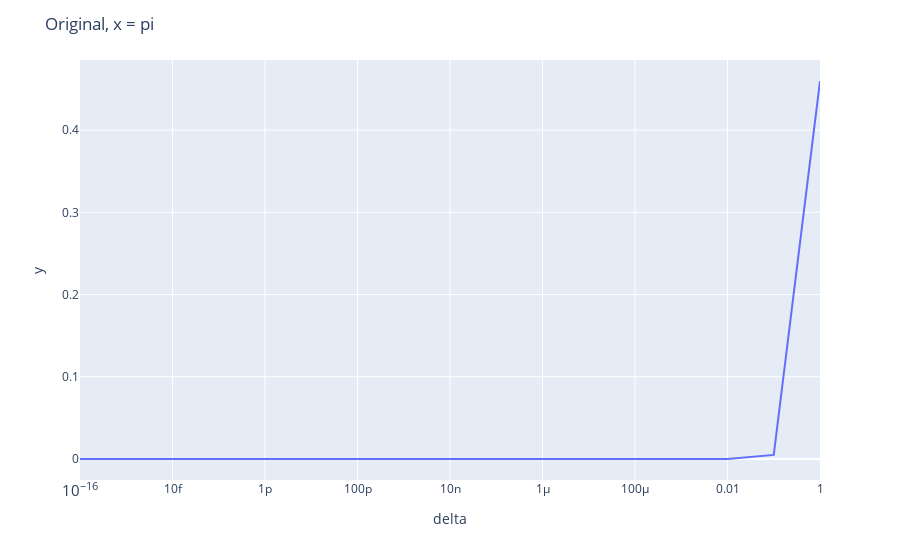

Notebook source saved alongside this figure:
### Code cell
fig = px.line(x = delta, y = original1, log_x=True)
fig.update_layout(
    title="Original, x = pi",
    xaxis_title="delta",
    yaxis_title="y",
        yaxis = dict(
        showexponent = 'all',
        exponentformat = 'e')
)
fig.show()

### Figure 1 — Plotly figure (JSON) as saved in the notebook; plotly's stock layout.template omitted (floating-point values rounded to 4 significant figures)
{"data": [{"hovertemplate": "x=%{x}<br>y=%{y}<extra></extra>", "legendgroup": "", "line": {"color": "#636efa", "dash": "solid"}, "marker": {"symbol": "circle"}, "mode": "lines", "name": "", "orientation": "v", "showlegend": false, "type": "scatter", "x": [1e-16, 1e-15, 1e-14, 1e-13, 1e-12, 1e-11, 1e-10, 1e-09, 1e-08, 1e-07, 1e-06, 1e-05, 0.0001, 0.001, 0.01, 0.1, 1], "xaxis": "x", "y": [0, 0, 0, 0, 0, 0, 0, 0, 0, 4.996e-15, 5e-13, 5e-11, 5e-09, 5e-07, 5e-05, 0.004996, 0.4597], "yaxis": "y"}], "layout": {"legend": {"tracegroupgap": 0}, "margin": {"t": 60}, "title": {"text": "Original, x = pi"}, "xaxis": {"anchor": "y", "domain": [0, 1], "title": {"text": "delta"}, "type": "log"}, "yaxis": {"anchor": "x", "domain": [0, 1], "exponentformat": "e", "showexponent": "all", "title": {"text": "y"}}}}
